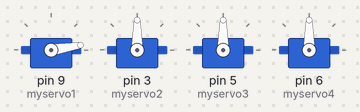
Bench run of a sketch on a simulated Arduino Uno, built with avr-gcc and run on an emulated ATmega328P. Shown: 4 × servo.

Above: at 0.15 s.
At 4.97 s:
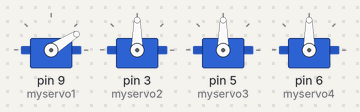
At 10.1 s:
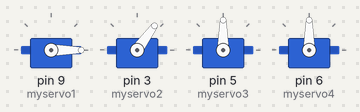
At 19.75 s:
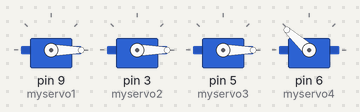
At 29.7 s:
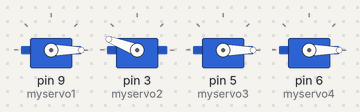
At 39.65 s:
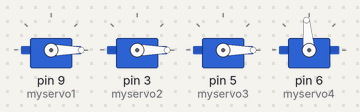
Timing chart, 0 to 40.0 s (numbered marks = the images above):
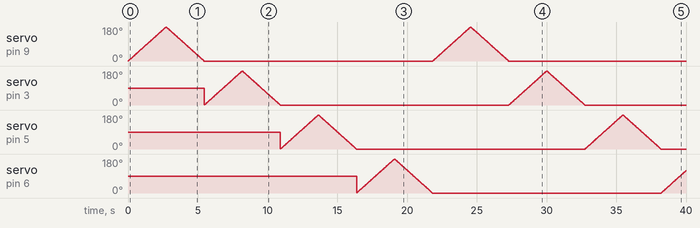

The sketch:

PineapplePizza_1.ino
```cpp
//  void setup() {
//    // put your setup code here, to run once:
//  #include <Servo.h>
//  }
//
//  void loop() {
//    // put your main code here, to run repeatedly:
//
//  }
#include <Servo.h>

Servo myservo1;
Servo myservo2;
Servo myservo3;
Servo myservo4;// create servo object to control a servo
// twelve servo objects can be created on most boards
int pos = 0;    // variable to store the servo position

void setup() {

  myservo1.attach(9);
   myservo2.attach(3);
    myservo3.attach(5);
     myservo4.attach(6);// attaches the servo on pin 9 to the servo object
}

void loop() {
  for (pos = 0; pos <= 180; pos += 1) { // goes from 0 degrees to 180 degrees
    // in steps of 1 degree
    myservo1.write(pos);              // tell servo to go to position in variable 'pos'
    delay(15);                       // waits 15ms for the servo to reach the position
  }
  for (pos = 180; pos >= 0; pos -= 1) { // goes from 180 degrees to 0 degrees
    myservo1.write(pos);              // tell servo to go to position in variable 'pos'
    delay(15);                       // waits 15ms for the servo to reach the position
  }

  for (pos = 0; pos <= 180; pos += 1) { // goes from 0 degrees to 180 degrees
    // in steps of 1 degree
    myservo2.write(pos);              // tell servo to go to position in variable 'pos'
    delay(15);                       // waits 15ms for the servo to reach the position
  }
  for (pos = 180; pos >= 0; pos -= 1) { // goes from 180 degrees to 0 degrees
    myservo2.write(pos);              // tell servo to go to position in variable 'pos'
    delay(15);                       // waits 15ms for the servo to reach the position
  }

  for (pos = 0; pos <= 180; pos += 1) { // goes from 0 degrees to 180 degrees
    // in steps of 1 degree
    myservo3.write(pos);              // tell servo to go to position in variable 'pos'
    delay(15);                       // waits 15ms for the servo to reach the position
  }
  for (pos = 180; pos >= 0; pos -= 1) { // goes from 180 degrees to 0 degrees
    myservo3.write(pos);              // tell servo to go to position in variable 'pos'
    delay(15);                       // waits 15ms for the servo to reach the position
  }

  for (pos = 0; pos <= 180; pos += 1) { // goes from 0 degrees to 180 degrees
    // in steps of 1 degree
    myservo4.write(pos);              // tell servo to go to position in variable 'pos'
    delay(15);                       // waits 15ms for the servo to reach the position
  }
  for (pos = 180; pos >= 0; pos -= 1) { // goes from 180 degrees to 0 degrees
    myservo4.write(pos);              // tell servo to go to position in variable 'pos'
    delay(15);                       // waits 15ms for the servo to reach the position
  }

}
```
